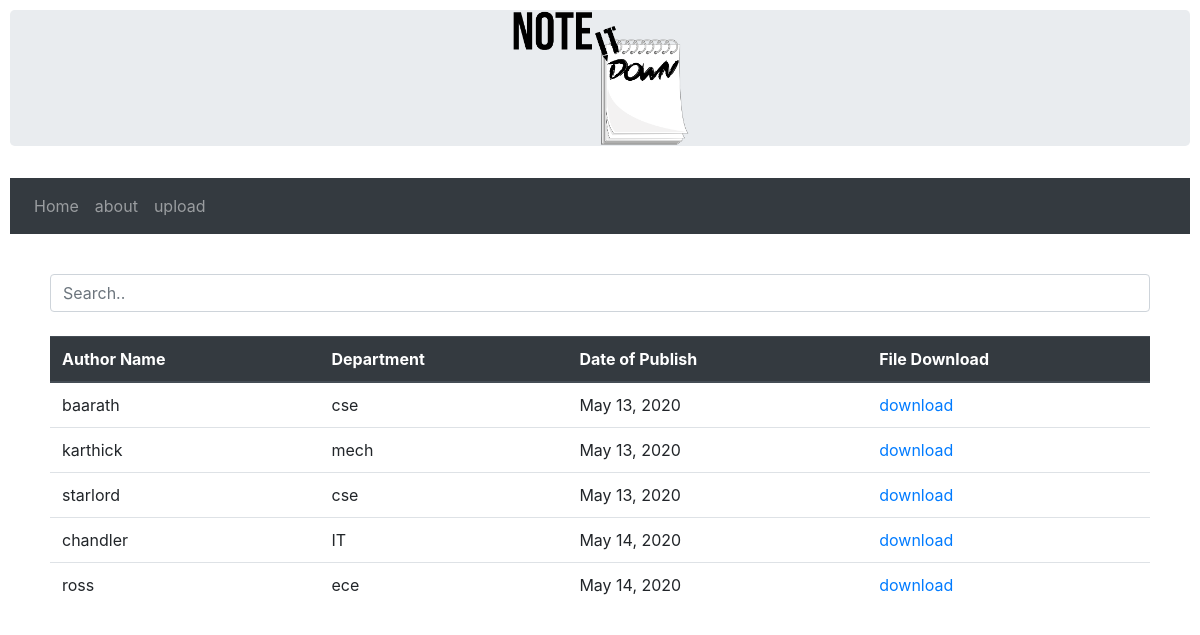
Page /noteitdown/home on the committed database.
### noteitdown/models.py (models this page shows)
class notes(models.Model):
    author_name = models.CharField(max_length=20)
    date_of_pub = models.DateField()
    department = models.CharField(max_length=20)
    file = models.FileField(upload_to="storage/")

### noteitdown/views.py (the view)
# urls.py: path('noteitdown/home',views.home,name="home"),
def home(request):
    context={}
    context["dataset"] = notes.objects.all()
    for data in context["dataset"]:
        obj=data.file.url
        print("-")
    return render(request, "noteitdown/home.html", context)

### noteitdown/templates/noteitdown/home.html
{% extends "noteitdown/base.html" %}
{% block content %}
    <div id="display">
        <input class="form-control" id="myInput" type="text" placeholder="Search..">
        <br>
        <table class="table table-hover">
            <thead class="thead-dark">
          <tr>
            <th>Author Name</th>
            <th>Department</th>
            <th>Date of Publish</th>
              <th>File Download</th>
          </tr>
        </thead>
            <tbody id="myTable">
    {% for data in dataset %}
        <tr>
            <td>{{ data.author_name }}</td>
            <td>{{ data.department }}</td>
            <td>{{ data.date_of_pub }}</td>
        <td><a href=
        {{ data.file.url }} download>
            download
        </a></td>
        </tr>
        {% endfor %}
            </tbody>
        </table>
    </div>
{% endblock %}

### noteitdown/templates/noteitdown/base.html (shortened to what this page needs)
<html xmlns="http://www.w3.org/1999/html">
<head>
{% load static %}
    <link rel="stylesheet" href="{% static 'noteitdown/css/style.css' %}" />
    <link rel="stylesheet" href="{% static 'bootstrap-4.5.0-dist/css/bootstrap.min.css' %}" />
</head>
<body>
<div class="jumbotron text-center" style=" background-image: url({% static 'noteitdown/img/LOGO1.png' %});">
</div>
<nav class="navbar navbar-expand-sm bg-dark navbar-dark">
  <ul class="navbar-nav">
    <li class="nav-item">
      <a class="nav-link" href="{% url 'home' %}">Home</a>
    </li>
    <li class="nav-item">
      <a class="nav-link" href="{% url 'about' %}">about</a>
    </li>
    <li class="nav-item">
      <a class="nav-link" href="{% url 'upload'%}">upload</a>
    </li>
  </ul>
</nav>
{% block content %} {% endblock %}
</body>
</html>

### noteitdown/static/noteitdown/css/style.css (style rules this page uses)
body { margin: 10px; padding: 10px; }
#display { margin: 20px; padding: 20px; }
.jumbotron { background-size: contain; background-repeat: no-repeat; background-position: center; }

### rows in the picture
notes: author_name "baarath", department "cse", date_of_pub "May 13, 2020"
notes: author_name "karthick", department "mech", date_of_pub "May 13, 2020"
notes: author_name "starlord", department "cse", date_of_pub "May 13, 2020"
notes: author_name "chandler", department "IT", date_of_pub "May 14, 2020"
notes: author_name "ross", department "ece", date_of_pub "May 14, 2020"
